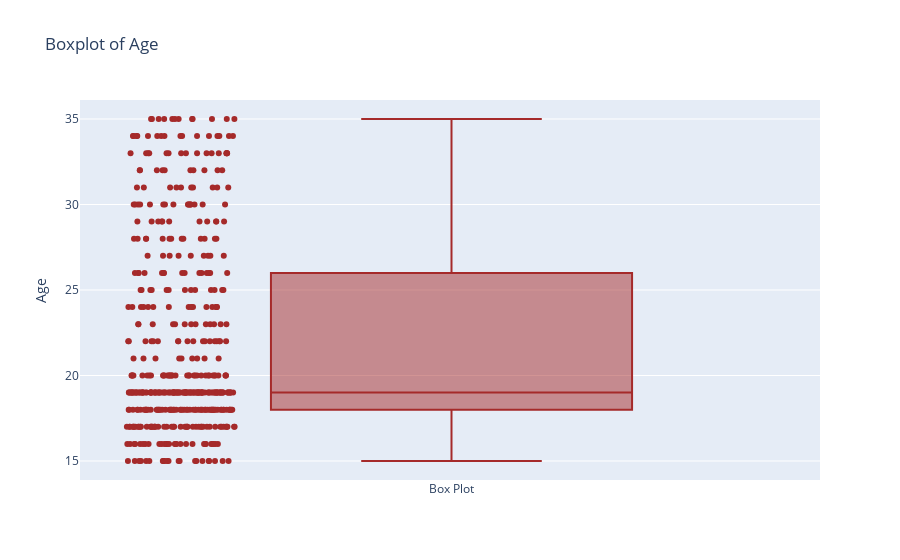

Here is the notebook cell this chart was saved with:
### Markdown cell above
<div 
style="
/* color:white;
background-color:#141414; */
color:black;
background-color:#d9d9d9;
border-radius:10px;
padding:1%;
font-size:1em;
border: 1px solid #3f37c9;
"> 
🔎 <b>We can see that:</b>
<ul>
    <li>Most of the people in this dataset are of age 18 and 19.</li>
    <li>The distribution of age is positively skewed.</li>
</ul></div>

### Code cell
fig = go.Figure(
        go.Box(
            y=df[df_coloumns[0]],  # Note: y-axis for horizontal box plots
            boxpoints='all',  # Show all points
            marker_color="brown",
            showlegend=False,
            name= "Box Plot"
    
))

# Set overall title and axes labels
fig.update_layout(
    title_text=f'Boxplot of {df_coloumns[0]}',
    yaxis_title=f'{df_coloumns[0]}',
)

# Style subplot
fig.update_layout(
    hovermode='x',  # Enable hover interaction
)

fig.show()

### Figure 1 — Plotly figure (JSON) as saved in the notebook; plotly's stock layout.template omitted (floating-point values rounded to 4 significant figures; data arrays with more than 128 entries replaced by an {"elided": "..."} marker saying what was removed)
{"data": [{"boxpoints": "all", "marker": {"color": "brown"}, "name": "Box Plot", "showlegend": false, "type": "box", "y": {"elided": "500 int values"}}], "layout": {"hovermode": "x", "title": {"text": "Boxplot of Age"}, "yaxis": {"title": {"text": "Age"}}}}
